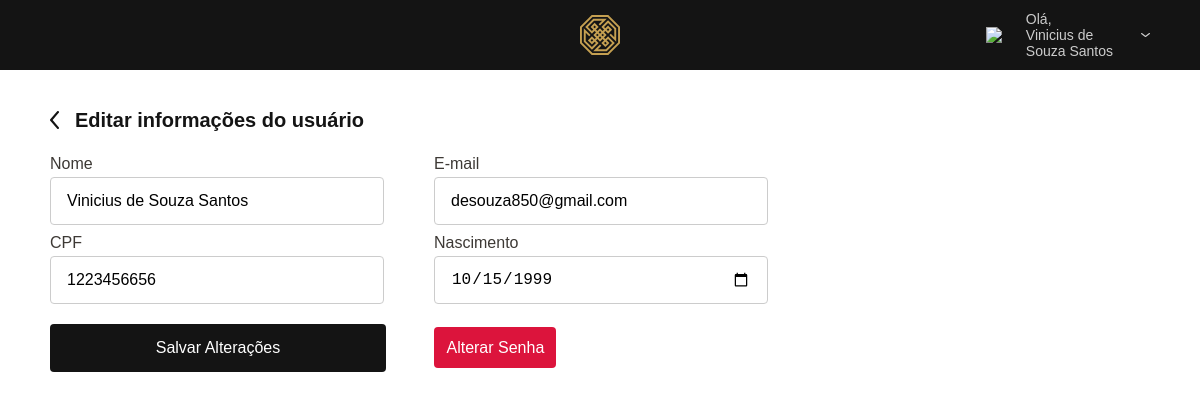
/editar_user.php?id=20 (signed in), run on the app's committed database.
### tables this page shows
CREATE TABLE `usuarios` (
  `id` int(11) NOT NULL,
  `nome` varchar(255) NOT NULL,
  `email` varchar(255) NOT NULL,
  `cpf` varchar(11) NOT NULL,
  `nascimento` date NOT NULL,
  `senha` varchar(255) NOT NULL,
  `reset_token` varchar(255) NOT NULL,
  `imagem` varchar(255) NOT NULL
);

### app/db/database.php (called while the page is built, shortened)
<?php
class Database
{
    private $table;
    public $connection;
    public function __construct($table = null)
    {
        $this->table = $table;
    }
    public function setConnection()
    {
        try {
            $this->connection = new PDO('mysql:host=' . self::HOST . ';dbname=' . self::NAME, self::USER, self::PASS);
            $this->connection->setAttribute(PDO::ATTR_ERRMODE, PDO::ERRMODE_EXCEPTION);
        } catch (PDOException $e) {
            die('Error: ' . $e->getMessage());
        }
    }
    public function execute($query, $params = [])
    {
        try {
            $statement = $this->connection->prepare($query);
            if (!$statement->execute($params)) {
                die('Erro na execução da query: ' . print_r($statement->errorInfo(), true));
            }
            return $statement;
        } catch (PDOException $e) {
            die('Error: ' . $e->getMessage());
        }
    }
    public function select($where = null, $order = null, $limit = null)
    {
        $where = strlen($where) ? 'WHERE ' . $where : '';
        $order = strlen($order) ? 'ORDER BY ' . $order : '';
        $limit = strlen($limit) ? 'LIMIT ' . $limit : '';
        $query = 'SELECT * FROM ' . $this->table . ' ' . $where . ' ' . $order . ' ' . $limit;
        try {
            $result = $this->execute($query);
            return $result;
        } catch (PDOException $e) {
            die('Erro ao executar a query: ' . $e->getMessage());
        }
    }
}

### app/Entity/User.php (called while the page is built, shortened)
<?php
class User
{
    public static function getUser($id)
    {
        return (new Database('usuarios'))->select('id = ' . $id)->fetchObject(self::class);
    }
}

### editar_user.php (the view, shortened to what this page needs)
<?php
$obUserId = User::getUser($_GET['id']);
?>
<!DOCTYPE html>
<html lang="pt-br">
<head>
    <link rel="stylesheet" href="./assets/css/reset.css">
    <link rel="stylesheet" href="./assets/css/styles.css">
    <link rel="stylesheet" href="https://use.typekit.net/tvf0cut.css">
</head>
<body>
    <?php require_once 'includes/header.php' ?>
    <section class="page-cadastro-usuario paddingBottom50">
        <div class="container">
            <div>
                <a href="dashboard.php" class="link-voltar">
                    <img src="assets/images/arrow.svg" alt="">
                    <span>Editar informações do usuário</span>
                </a>
            </div>
            <div class="container-small">
                <form method="post" id="form-cadastro-usuario">
                    <div class="bloco-inputs">
                        <div>
                            <label class="input-label">Nome</label>
                            <input type="text" class="nome-input" name="nome" value='<?php echo $obUserId->nome; ?>'>
                        </div>
                        <div>
                            <label class="input-label">E-mail</label>
                            <input type="text" class="email-input" name="email" value='<?php echo $obUserId->email; ?>'>
                        </div>
                        <div>
                            <label class="input-label">CPF</label>
                            <input type="text" class="cpf-input" name="cpf" value='<?php echo $obUserId->cpf; ?>'>
                        </div>
                        <div>
                            <label class="input-label">Nascimento</label>
                            <input type="date" class="telefone-input" name="nascimento"
                                value='<?php echo $obUserId->nascimento; ?>'>
                        </div>
                    </div>
                    <button type="submit" class="button-default">Salvar Alterações</button>
                    <a class="button-default"
                        style="margin-left: 44px; background-color:crimson; text-decoration: none;color:white; padding: 12px;"
                        href="alterar-senha.php">Alterar Senha</a>
                </form>
            </div>
        </div>
    </section>
</body>
</html>

### assets/css/styles.css (style rules this page uses)
@media (min-width: 1100px) { .container { width: 100%; max-width: 1100px; margin: 0 auto; position: relative; } }
html { font-family: "proxima-nova", sans-serif; font-size: 16px; -webkit-font-smoothing: antialiased; -webkit-text-size-adjust: 100%; color: #141414; }
.paddingBottom50 { padding-bottom: 50px; }
.link-voltar { color: #141414; font-size: 20px; font-weight: 600; display: flex; align-items: center; gap: 16px; margin: 40px 0 26px; text-decoration: none; }
form .bloco-inputs { max-width: 720px; display: flex; flex-wrap: wrap; width: 100%; }
form .bloco-inputs > div { width: 100%; max-width: 334px; display: inline-block; }
form .bloco-inputs > div:nth-child(2n) { margin-left: 50px; }
form label { color: #3d3935; }
form input, .cliente-input, .input { border-radius: 4px; border: 1px solid #cccccc; height: 48px; padding: 0 16px; margin: 5px 0 10px; width: 100%; box-sizing: border-box; font-size: 16px; }
.button-default { border-radius: 4px; background-color: #141414; color: #ffffff; border: none; font-size: 16px; cursor: pointer; margin-top: 10px; height: 48px; width: 100%; max-width: 336px; }

### data on the page
usuarios: nome "Vinicius de Souza Santos", email "desouza850@gmail.com", cpf "1223456656", nascimento "10/15/1999"

### other printed values
$_SESSION['name'] "Vinicius de Souza Santos"
